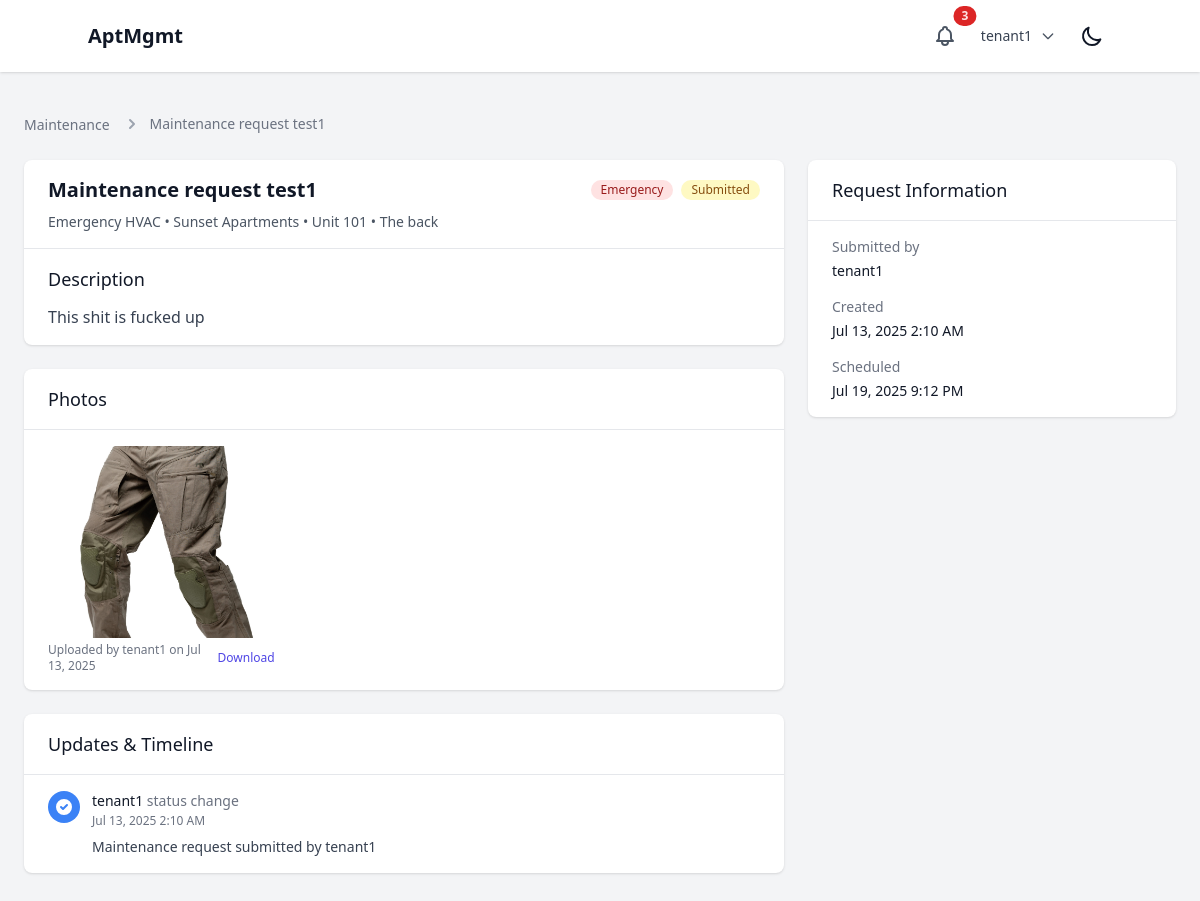
The app's page /maintenance/1/ (signed in), older data.
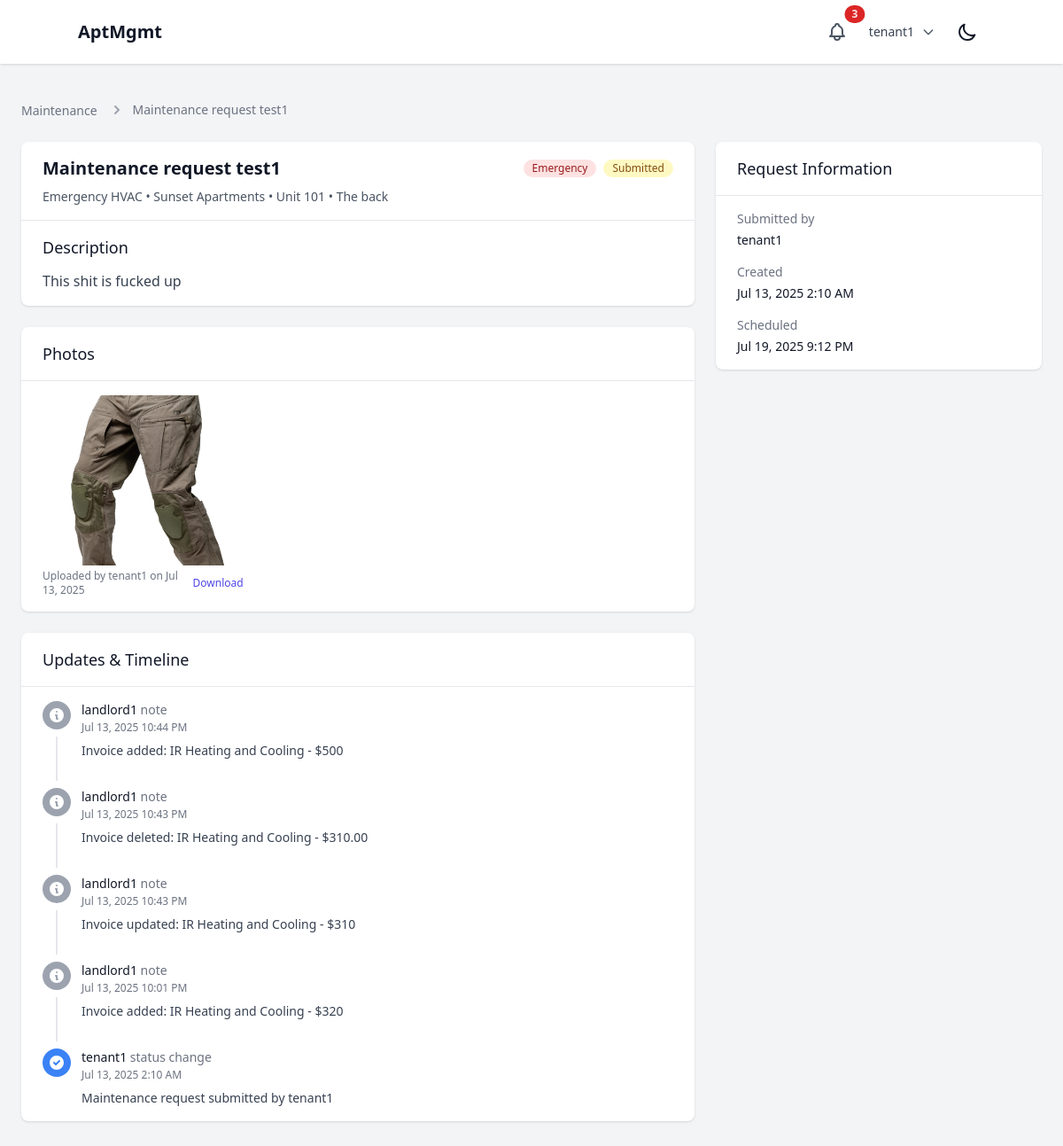
The same page, newer data.
### maintenance/models.py (models this page shows, shortened)
class MaintenancePhoto(models.Model):
    maintenance_request = models.ForeignKey(MaintenanceRequest, on_delete=models.CASCADE, related_name="photos")
    photo = models.ImageField(upload_to=maintenance_photo_upload_path)
    caption = models.CharField(max_length=200, blank=True)
    uploaded_by = models.ForeignKey(settings.AUTH_USER_MODEL, on_delete=models.CASCADE)
    uploaded_at = models.DateTimeField(auto_now_add=True)
    class Meta:
        ordering = ['uploaded_at']

class MaintenanceUpdate(models.Model):
    class UpdateType(models.TextChoices):
        STATUS_CHANGE = "STATUS_CHANGE", "Status Change"
        PROGRESS_UPDATE = "PROGRESS_UPDATE", "Progress Update"
        SCHEDULING = "SCHEDULING", "Scheduling"
        COMPLETION = "COMPLETION", "Completion"
        NOTE = "NOTE", "Note"
    maintenance_request = models.ForeignKey(MaintenanceRequest, on_delete=models.CASCADE, related_name="updates")
    update_type = models.CharField(max_length=20, choices=UpdateType.choices, default=UpdateType.NOTE)
    message = models.TextField()
    created_by = models.ForeignKey(settings.AUTH_USER_MODEL, on_delete=models.CASCADE)
    created_at = models.DateTimeField(auto_now_add=True)
    old_status = models.CharField(max_length=20, choices=MaintenanceRequest.Status.choices, blank=True)
    new_status = models.CharField(max_length=20, choices=MaintenanceRequest.Status.choices, blank=True)
    class Meta:
        ordering = ['-created_at']

### users/models.py (models this page shows, shortened)
class User(AbstractUser):
    class Role(models.TextChoices):
        SUPERUSER = "SUPERUSER", "Superuser"
        LANDLORD = "LANDLORD", "Landlord"
        EMPLOYEE = "EMPLOYEE", "Employee"
        TENANT = "TENANT", "Tenant"
    role = models.CharField(max_length=50, choices=Role.choices)
    company = models.ForeignKey(Company, on_delete=models.CASCADE, related_name="users", null=True, blank=True)
    property = models.ForeignKey(Property, on_delete=models.SET_NULL, related_name="users", null=True, blank=True)

### maintenance/views.py (the view, shortened to what this page needs)
# urls.py: path('<int:pk>/', views.maintenance_detail, name='detail'),
@login_required
def maintenance_detail(request, pk):
    maintenance_request = get_object_or_404(MaintenanceRequest, pk=pk)
    user = request.user
    if user.role == User.Role.TENANT and maintenance_request.tenant != user:
        messages.error(request, "You don't have permission to view this request.")
        return redirect('maintenance:list')
    updates = maintenance_request.updates.all().order_by('-created_at')
    update_form = None
    status_form = None
    invoice_form = None
    if user.role in [User.Role.LANDLORD, User.Role.EMPLOYEE, User.Role.SUPERUSER]:
        update_form = MaintenanceUpdateForm()
        status_form = MaintenanceStatusUpdateForm(instance=maintenance_request, user=user)
        invoice_form = MaintenanceInvoiceForm()
    context = {
        'maintenance_request': maintenance_request,
        'updates': updates,
        'update_form': update_form,
        'status_form': status_form,
        'invoice_form': invoice_form,
        'can_manage': user.role in [User.Role.LANDLORD, User.Role.EMPLOYEE, User.Role.SUPERUSER],
    }
    return render(request, 'maintenance/detail.html', context)

### maintenance/templates/maintenance/detail.html (shortened to what the changed rows need)
{% extends 'base.html' %}
{% block content %}
<div class="max-w-6xl mx-auto py-6">
    <div class="grid grid-cols-1 lg:grid-cols-3 gap-6">
        <div class="lg:col-span-2 space-y-6">
            <div class="bg-white shadow rounded-lg">
                <div class="px-6 py-4 border-b border-gray-200">
                    <div class="flex items-center justify-between">
                        <h1 class="text-xl font-semibold text-gray-900">{{ maintenance_request.title }}</h1>
                    </div>
                </div>
            </div>
            {% if maintenance_request.photos.exists %}
            <div class="bg-white shadow rounded-lg">
                <div class="px-6 py-4">
                    <div class="grid grid-cols-1 sm:grid-cols-2 lg:grid-cols-3 gap-4">
                        {% for photo in maintenance_request.photos.all %}
                            <div class="group relative">
                                <img src="{{ photo.photo.url }}" alt="{{ photo.caption|default:'Maintenance photo' }}"
                                     class="w-full h-48 object-cover rounded-lg cursor-pointer hover:opacity-75"
                                     onclick="openImageModal('{{ photo.photo.url }}', '{{ photo.caption|default:'Maintenance photo' }}')">
                                <div class="flex items-center justify-between mt-1">
                                    <p class="text-xs text-gray-500">Uploaded by {{ photo.uploaded_by.get_full_name|default:photo.uploaded_by.username }} on {{ photo.uploaded_at|date:"M d, Y" }}</p>
                                    <a href="{{ photo.photo.url }}" download class="text-xs text-indigo-600 hover:text-indigo-900">Download</a>
                                </div>
                            </div>
                        {% endfor %}
                    </div>
                </div>
            </div>
            {% endif %}
            <div class="bg-white shadow rounded-lg">
                <div class="px-6 py-4">
                    <div class="flow-root">
                        <ul class="-mb-8">
                            {% for update in updates %}
                                <li>
                                    <div class="relative pb-8">
                                        {% if not forloop.last %}
                                            <span class="absolute top-4 left-4 -ml-px h-full w-0.5 bg-gray-200" aria-hidden="true"></span>
                                        {% endif %}
                                        <div class="relative flex space-x-3">
                                            <div>
                                                <span class="h-8 w-8 rounded-full flex items-center justify-center ring-8 ring-white
                                                    {% if update.update_type == 'STATUS_CHANGE' %}bg-blue-500
                                                    {% elif update.update_type == 'COST_ESTIMATE' %}bg-green-500
                                                    {% elif update.update_type == 'SCHEDULING' %}bg-purple-500
                                                    {% elif update.update_type == 'COMPLETION' %}bg-green-600
                                                    {% else %}bg-gray-400{% endif %}">
                                                    <svg class="w-5 h-5 text-white" fill="currentColor" viewBox="0 0 20 20">
                                                        {% if update.update_type == 'STATUS_CHANGE' %}
                                                            <path fill-rule="evenodd" d="M10 18a8 8 0 100-16 8 8 0 000 16zm3.707-9.293a1 1 0 00-1.414-1.414L9 10.586 7.707 9.293a1 1 0 00-1.414 1.414l2 2a1 1 0 001.414 0l4-4z" clip-rule="evenodd"></path>
                                                        {% elif update.update_type == 'COST_ESTIMATE' %}
                                                            <path d="M8.433 7.418c.155-.103.346-.196.567-.267v1.698a2.305 2.305 0 01-.567-.267C8.07 8.34 8 8.114 8 8c0-.114.07-.34.433-.582zM11 12.849v-1.698c.22.071.412.164.567.267.364.243.433.468.433.582 0 .114-.07.34-.433.582a2.305 2.305 0 01-.567.267z"></path>
                                                            <path fill-rule="evenodd" d="M10 18a8 8 0 100-16 8 8 0 000 16zm1-13a1 1 0 10-2 0v.092a4.535 4.535 0 00-1.676.662C6.602 6.234 6 7.009 6 8c0 .99.602 1.765 1.324 2.246.48.32 1.054.545 1.676.662v1.941c-.391-.127-.68-.317-.843-.504a1 1 0 10-1.51 1.31c.562.649 1.413 1.076 2.353 1.253V15a1 1 0 102 0v-.092a4.535 4.535 0 001.676-.662C13.398 13.766 14 12.991 14 12c0-.99-.602-1.765-1.324-2.246A4.535 4.535 0 0011 9.092V7.151c.391.127.68.317.843.504a1 1 0 101.511-1.31c-.563-.649-1.413-1.076-2.354-1.253V5z" clip-rule="evenodd"></path>
                                                        {% else %}
                                                            <path fill-rule="evenodd" d="M18 10a8 8 0 11-16 0 8 8 0 0116 0zm-7-4a1 1 0 11-2 0 1 1 0 012 0zM9 9a1 1 0 000 2v3a1 1 0 001 1h1a1 1 0 100-2v-3a1 1 0 00-1-1H9z" clip-rule="evenodd"></path>
                                                        {% endif %}
                                                    </svg>
                                                </span>
                                            </div>
                                            <div class="min-w-0 flex-1">
                                                <div>
                                                    <div class="text-sm">
                                                        <span class="font-medium text-gray-900">{{ update.created_by.get_full_name|default:update.created_by.username }}</span>
                                                        <span class="text-gray-500">{{ update.get_update_type_display|lower }}</span>
                                                    </div>
                                                    <p class="mt-0.5 text-xs text-gray-500">{{ update.created_at|date:"M d, Y g:i A" }}</p>
                                                </div>
                                                <div class="mt-2 text-sm text-gray-700">
                                                    <p>{{ update.message }}</p>
                                                </div>
                                            </div>
                                        </div>
                                    </div>
                                </li>
                            {% empty %}
                                <li class="text-center text-gray-500 py-4">No updates yet.</li>
                            {% endfor %}
                        </ul>
                    </div>
                </div>
            </div>
        </div>
    </div>
</div>
{% endblock %}

Row changes from the older to the newer data that the page shows:
added MaintenanceUpdate: created_by.get_full_name "landlord1", update_type "note", created_at "Jul 13, 2025 10:44 PM", message "Invoice added: IR Heating and Cooling - $500"
added MaintenanceUpdate: created_by.get_full_name "landlord1", update_type "note", created_at "Jul 13, 2025 10:43 PM", message "Invoice deleted: IR Heating and Cooling - $310.00"
added MaintenanceUpdate: created_by.get_full_name "landlord1", update_type "note", created_at "Jul 13, 2025 10:43 PM", message "Invoice updated: IR Heating and Cooling - $310"
added MaintenanceUpdate: created_by.get_full_name "landlord1", update_type "note", created_at "Jul 13, 2025 10:01 PM", message "Invoice added: IR Heating and Cooling - $320"
